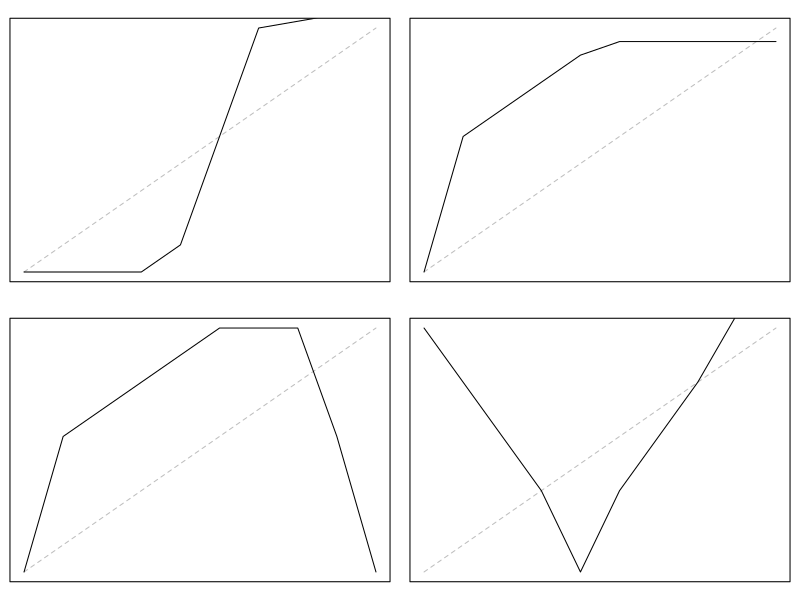

R code for this plot:
# FIGURE FOR SEEING HOW WE EXPECT ED t0 AND t1 WILL LOOK

newPlot <- function() {
  plot(x, x, type = 'n', xlab='', ylab='', xaxt='n',
       yaxt='n')
  lines(x, x, lty = 2, col='grey')
}
par(mfrow=c(2,2), mar=c(1, 0.5, 1, 0.5) + 0.1)
x <- 1:10
# panchronic
newPlot()
y <- c(1, 1, 1, 1, 2, 6, 10, 10.25, 10.5, 10.75)
lines(x, y)
# relict
newPlot()
y <- c(1, 6, 7, 8, 9, 9.5, 9.5, 9.5, 9.5, 9.5)
lines(x, y)
# relict + fuse
newPlot()
y <- c(1, 6, 7, 8, 9, 10, 10, 10, 6, 1)
lines(x, y)
# relict + panchronic
newPlot()
y <- c(10, 8, 6, 4, 1, 4, 6, 8, 10.5, 10.75)
lines(x, y)